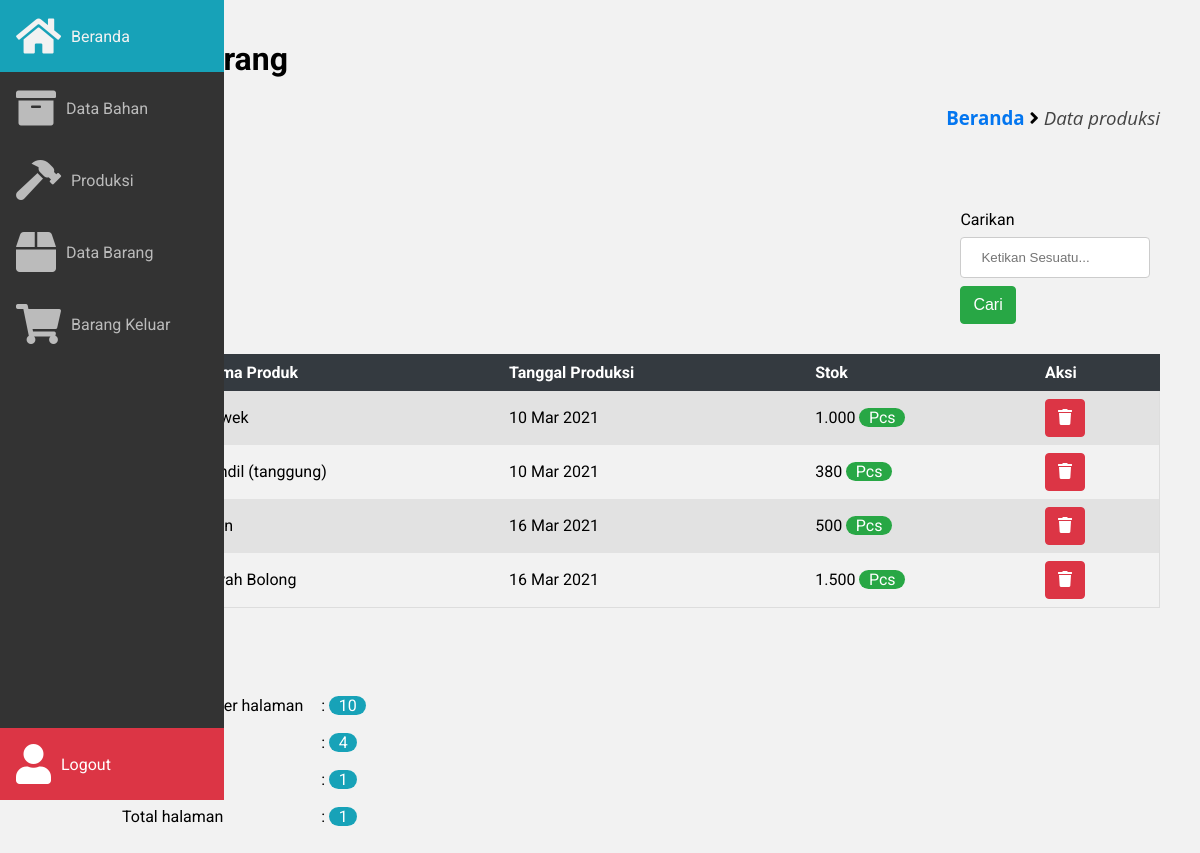
The page /frontend/data_barang/index.php on the database its author committed.
### tables this page shows
CREATE TABLE `barang` (
  `id_barang` int(20) NOT NULL,
  `nama_barang` varchar(100) NOT NULL,
  `stok_barang` int(200) NOT NULL,
  `satuan_stok_barang` varchar(100) NOT NULL,
  `untung_barang` int(100) NOT NULL,
  `harga_jual_item` int(20) NOT NULL,
  `produksi_id` varchar(200) NOT NULL
);

CREATE TABLE `produksi` (
  `id_produksi` int(12) NOT NULL,
  `nama_produk` varchar(100) NOT NULL,
  `stok_produk` int(12) NOT NULL,
  `satuan_stok_produk` varchar(100) NOT NULL,
  `untung_produk` int(12) NOT NULL,
  `harga_jual` int(20) NOT NULL,
  `tgl_produksi` date NOT NULL
);

### frontend/data_barang/index.php (the view, shortened to what this page needs)
<!DOCTYPE html>
<html lang="pt-BR">
	<head>
		<link rel="stylesheet" href="https://pro.fontawesome.com/releases/v5.10.0/css/all.css"/>
		<link
			rel="stylesheet"
			href="https://cdn.materialdesignicons.com/4.9.95/css/materialdesignicons.min.css"
		/>
		<link rel="stylesheet" href="../../assets/css/main.css" />
		<link rel="stylesheet" href="../../assets/css/style.css" />
		<link rel="stylesheet" href="../../assets/css/sidebar.css" />
	</head>
	<body>
	<?php
		include '../../database/koneksi.php';
		include '../layout/sidebar.php';
	?>
		<main class="main">
			<section>
				<h2>Data Barang</h2>
				<div class="breadcrumb">
            <h3>
							<a href="../../beranda.php?page=beranda">Beranda</a> <i class="fa fa-angle-right"></i>
							<span class="akhir-link-breadcrumb">Data produksi</span>
						</h3>
				</div>
				<div class="container">
					<div class="baris">
						<div class="kolom-100">
							<div class="table-box">
								<div class="kolom-20 float-left">
								</div>
								<div class="kolom-20 float-right margin-20-0">
									<form action="cari.php?page=databarang" method="post">
										<label>Carikan</label>
										<input type="text" name="cari" class="form" placeholder="Ketikan Sesuatu...">
										<input type="submit" name="btncari" value="Cari" class="tmbl tmbl-hijau">
									</form>
								</div>
								<table class="table-responsive">
									<tr class="thead-dark">
										<th>No</th>
										<th>Nama Produk</th>
										<th>Tanggal Produksi</th>
										<th>Stok</th>
										<th>Aksi</th>
									</tr>
									<?php
										$halaman = 10;
										$page    = isset($_GET["halaman"]) ? (int)$_GET["halaman"] :1;
										$result  = mysqli_query($host, "SELECT * FROM barang");
										$total   = mysqli_num_rows($result);
										$pages   = ceil($total/$halaman);
										$no    = 1;
										$sql   = "SELECT * FROM barang INNER JOIN produksi ON barang.produksi_id = produksi.id_produksi WHERE stok_barang != 0 ORDER BY nama_barang ASC";
										$query = mysqli_query($host, $sql);
										while ($data = mysqli_fetch_assoc($query) ) {
									?>
									<tr>
										<td><?= $no++ ?></td>
										<td><?= $data['nama_barang'] ?></td>
										<td><?= date('d M Y', strtotime($data['tgl_produksi'])) ?></td>
										<td>
											<?php
												if ($data['stok_barang'] >= 10) {
													echo number_format($data['stok_barang'],0,',','.') . " " . "<span class='lencana-radius lencana-hijau'>" . $data['satuan_stok_barang'] . "</span>" ;
												} elseif ($data['stok_barang'] >= 0) {
													echo "<span class='teks-merah'>" .  number_format($data['stok_barang'],0,',','.') . "</span>" . " " . "<span class='lencana-radius lencana-hijau'>" . $data['satuan_stok_barang'] . "</span>" ;
												} elseif ($data['stok_barang'] = 0) {
													echo "<span class='lencana-radius lencana-merah'>Stok Habis</span>";
												}
											?>
										</td>
										<td>
											<a onclick="return confirm('Anda yakin ingin menghapus data ?')" href="../../backend/data_barang/hapus.php?id_barang=<?php echo $data['id_barang']?>" class="tmbl tmbl-merah">
												<i class="fa fa-trash"></i>
											</a>
										</td>
									</tr>
									<?php } ?>
								</table>
							</div>
							<div class="penomoran">
								<?php
									for ($i=1; $i <= $pages ; $i++) {
								?>
									<a href="?halaman=<?php echo $i; ?>&page=databarang" class="tmbl tmbl-abu-abu margin-20-0">
										</a>
								<?php
									}
								?>
								<table style="margin-bottom: 50px;">
									<tr>
										<td>Jumlah data per halaman </td>
										<td>
											: <span class="lencana-radius lencana-info"><?php echo $halaman; ?></span>
										</td>
									</tr>
									<tr>
										<td>Total data</td>
										<td> : <span class="lencana-radius lencana-info"><?php echo $total; ?></span> </td>
									</tr>
									<tr>
										<td>Halaman ke</td>
										<td> : <span class="lencana-radius lencana-info"><?php echo $page; ?></span> </td>
									</tr>
									<tr>
										<td>Total halaman</td>
										<td> : <span class="lencana-radius lencana-info"><?php echo $pages; ?></span> </td>
									</tr>
								</table>
							</div>
						</div>
					</div>
				</div>
      </section>
		</main>
	</body>
</html>

### assets/css/main.css (style rules this page uses)
:root { --sidebar-width: 4.5em; }
body { margin: 0; padding: 0; font-family: 'Roboto'; }
* { outline: none; box-sizing: border-box; }
.main { margin-left: auto; margin-right: auto; max-width: 100%; padding: 1.5em 1.5em; }
.main h2 { font-size: 2em; margin-top: 0px; }
@media (min-width: 572px) { .main { margin-left: var(--sidebar-width); } }
@media (min-width: 992px) { .main { padding: 2.5em; } }

### assets/css/style.css (style rules this page uses)
body { background-color: #f2f2f2; }
.breadcrumb { text-align: right; font-family: open sans; margin-bottom: 50px; }
.akhir-link-breadcrumb { font-weight: 400; font-style: italic; color: #444; }
.breadcrumb a { color: #0376f0; }
.form { width: 100%; padding: 12px 20px; margin: 8px 0; display: inline-block; border: 1px solid #ccc; border-radius: 4px; box-sizing: border-box; }
.table-box { overflow-x:auto !important; }
.table-responsive { border-collapse: collapse; border-spacing: 0; width: 100%; border: 1px solid #ddd; }
.table-responsive .thead-dark { background-color: #343a40 !important; border: 1px solid #343a40; color: #ffffff; }
.table-responsive, th, td { text-align: left; padding: 8px; }
.table-responsive tr:nth-child(even) { background-color: #e2e2e2 !important }
.tmbl { display: inline-block; font-weight: 400; color: #212529; text-align: center; vertical-align: middle; cursor: pointer; -webkit-user-select: none; -moz-user-select: none; -ms-user-select: none; user-select: none; background-color: transparent; border: 1px solid transparent; padding: 0.375rem 0.75rem; font-size: 1rem; line-height: 1.5; border-radius: 0.25rem; transition: color 0.15s ease-in-out, background-color 0.15s ease-in-out, border-color 0.15s ease-in-out, box-shadow 0.15s ease-in-out; }
.tmbl-hijau { color: #fff; background-color: #28a745; border-color: #28a745; }
.tmbl-abu-abu { color: #fff; background-color: #6c757d; border-color: #6c757d; }
.tmbl-merah { color: #fff; background-color: #dc3545; border-color: #dc3545; }
.lencana-hijau { color: #fff; background-color: #28a745; }
.lencana-info { color: #fff; background-color: #17a2b8; }
.lencana-radius { padding-right: 0.6em; padding-left: 0.6em; border-radius: 10rem; }
a { text-decoration: none; }
.container { width: 100%; padding-right: 15px; padding-left: 15px; margin-right: auto; margin-left: auto; }
.baris { display: -ms-flexbox; display: flex; -ms-flex-wrap: wrap; flex-wrap: wrap; margin-right: -15px; margin-left: -15px; }
.margin-20-0 { margin: 20px 0; }
@media screen and (min-width: 400px) { .container { max-width: 400px; } }
@media screen and (min-width: 400px) { .kolom-100 { width: 100% !important; } }
@media screen and (min-width: 400px) { .kolom-20 { padding: 10px; width: 100% !important; } }
@media screen and (min-width: 400px) { .float-right { float: right !important; } }
@media screen and (min-width: 400px) { .float-left { float: left !important; } }
@media (min-width: 576px) { .container { max-width: 540px; } }
@media (min-width: 768px) { .container { max-width: 720px; } }
@media (min-width: 992px) { .container { max-width: 960px; } }
@media (min-width: 1200px) { .container { max-width: 1140px; } }
@media (min-width: 1200px) { .kolom-100 { width: 100% !important; } }
@media (min-width: 1200px) { .kolom-20 { padding: 10px; width: 20% !important; } }
@media (min-width: 1200px) { .float-right { float: right !important; } }
@media (min-width: 1200px) { .float-left { float: left !important; } }

### rows shown on the page
barang: nama_barang "Cowek", produksi.tgl_produksi "10 Mar 2021", stok_barang "1.000", satuan_stok_barang "Pcs"
barang: nama_barang "Kendil (tanggung)", produksi.tgl_produksi "10 Mar 2021", stok_barang "380", satuan_stok_barang "Pcs"
barang: produksi.tgl_produksi "16 Mar 2021", stok_barang "500", satuan_stok_barang "Pcs"
barang: nama_barang "Layah Bolong", produksi.tgl_produksi "16 Mar 2021", stok_barang "1.500", satuan_stok_barang "Pcs"

### other values the page prints
$halaman "10"
$total "4"
$page "1"
$pages "1"
